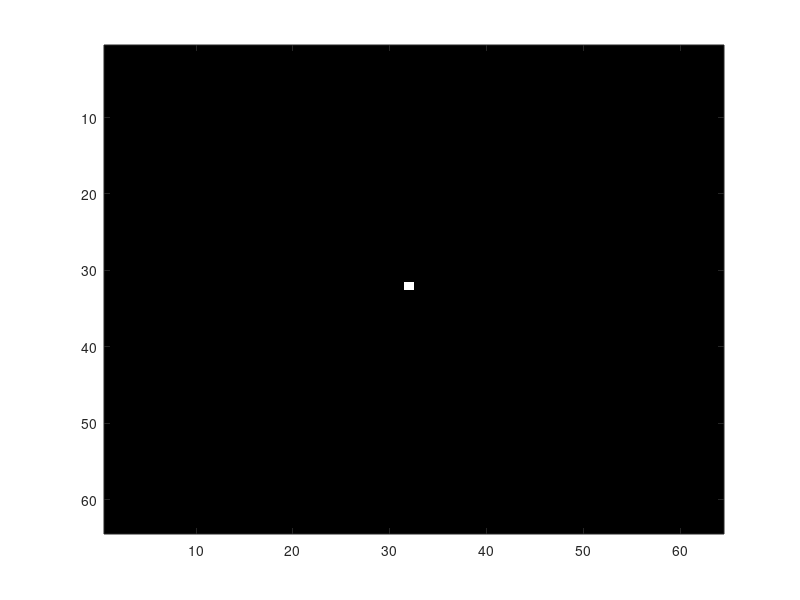

Recreate this plot in MATLAB. (Note: this script raises an error after producing the figure.)
clc
clear all

n=64;
 
old = zeros(n,n);
new = zeros(n,n);
count = zeros(n,n);
old(32, 32) = 1;
imh = image(cat(3,old,old,old));
set(imh, 'erasemode', 'none')
axis equal
axis tight
% 0 = health
% 1 = sick
% 2 = not sick

for k=1:100
    
    for i=2:n-1
        for j=2:n-1
            
            if old(i,j)==1
                 
               
                if count(i,j) == 6
                    count(i,j) = 0;
                    new(i,j) = 2;
                else
                    
                    for x=i-1:i+1
                        for y=j-1:j+1
                            if rand()<0.3 && old(x,y)==0
                                new(x,y) = 1;
                                
                            end
                        end
                    end
                    count(i,j)= count(i,j)+1;
                end
                
            end
            
            if old(i,j)==2
                if count(i,j) == 4
                    count(i,j) =0;
                    new(i,j)=0;
                else
                    count(i,j)= count(i,j)+1;
                end
            end
            
        end
    end
   
   
    set(imh, 'cdata', cat(3,(old==1),(old==0),(old==2)))
    drawnow
    old = new;
    pause (0.9)
end

